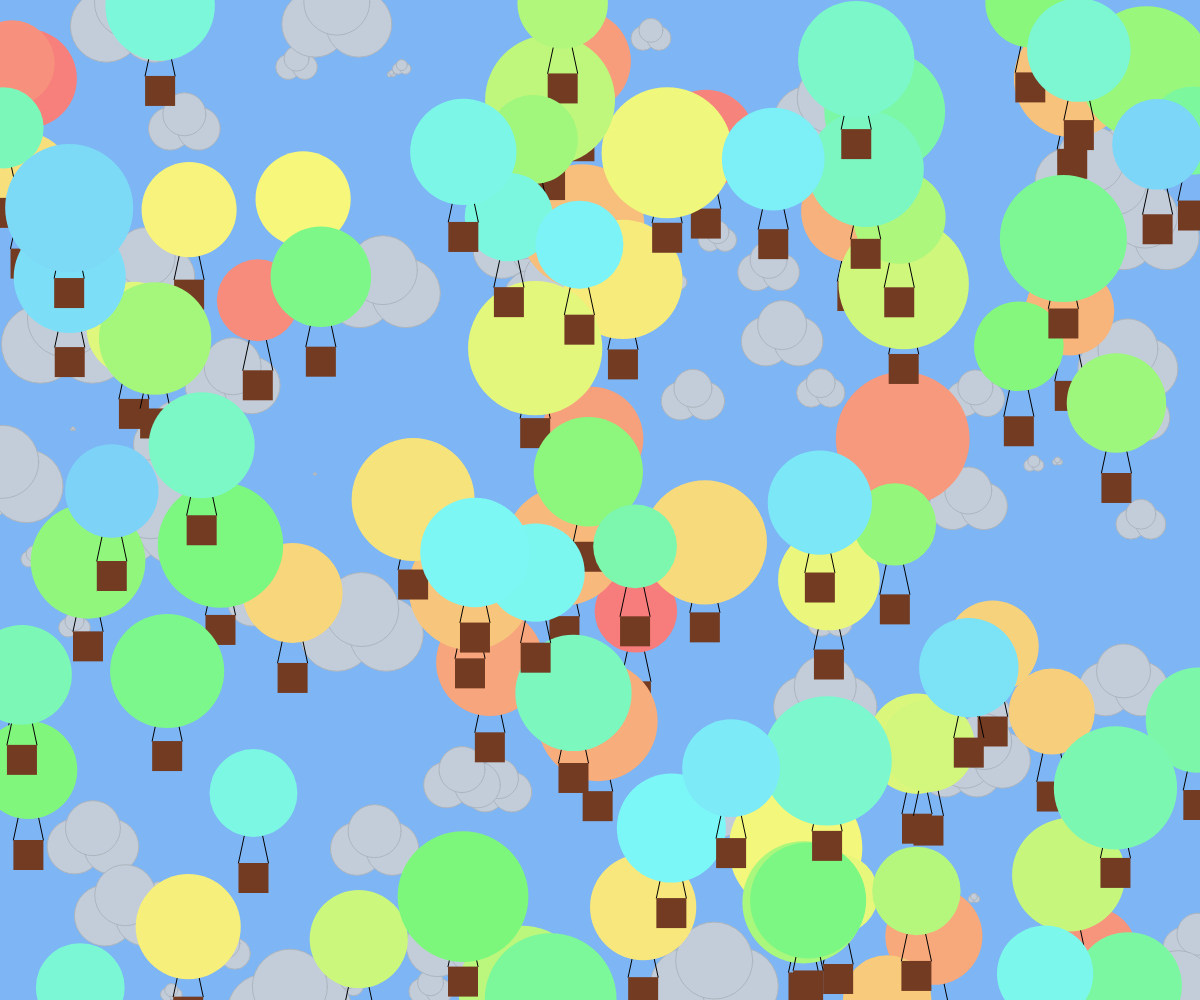
Frame 1 (no input)
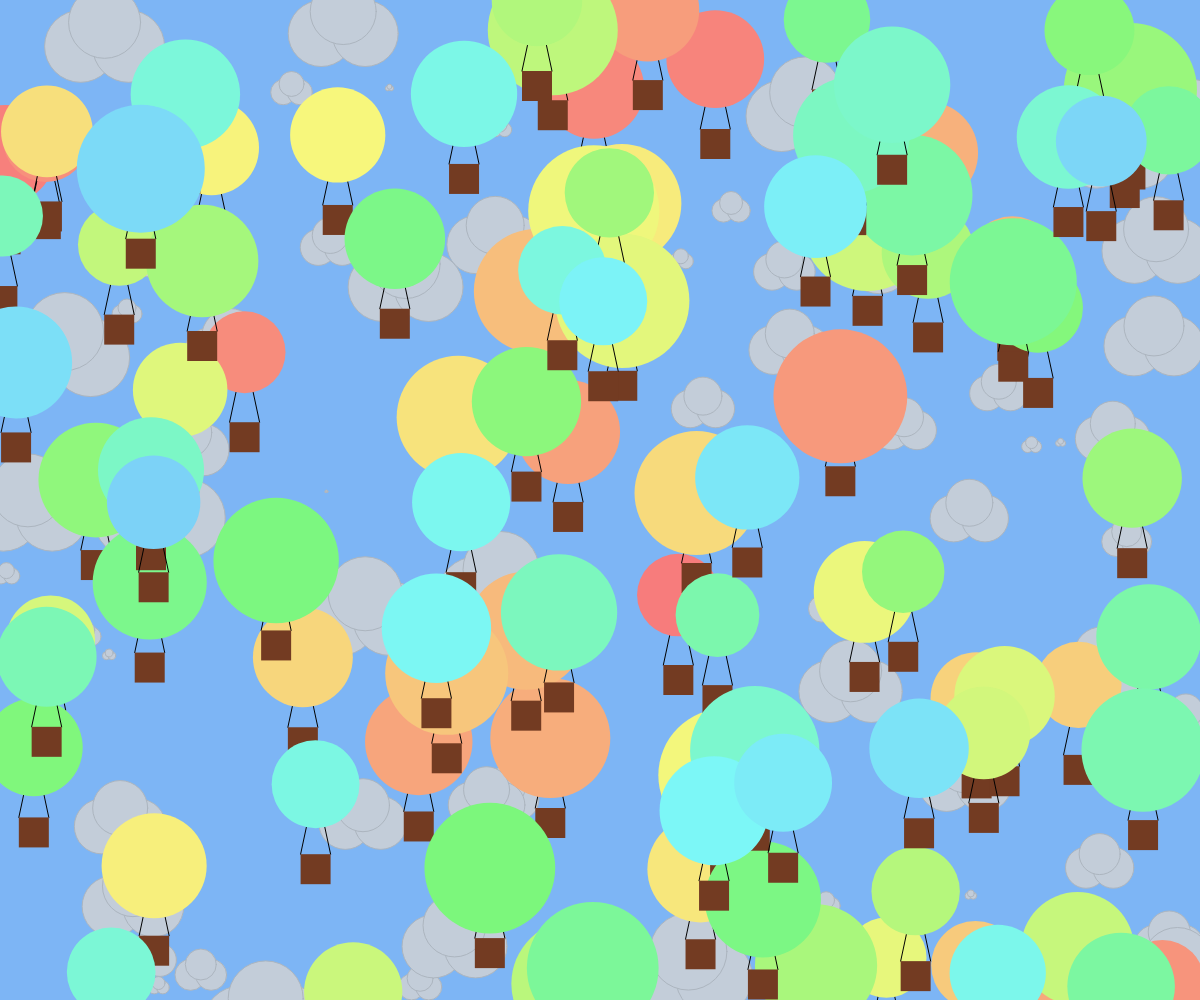
Frame 60 (no input)
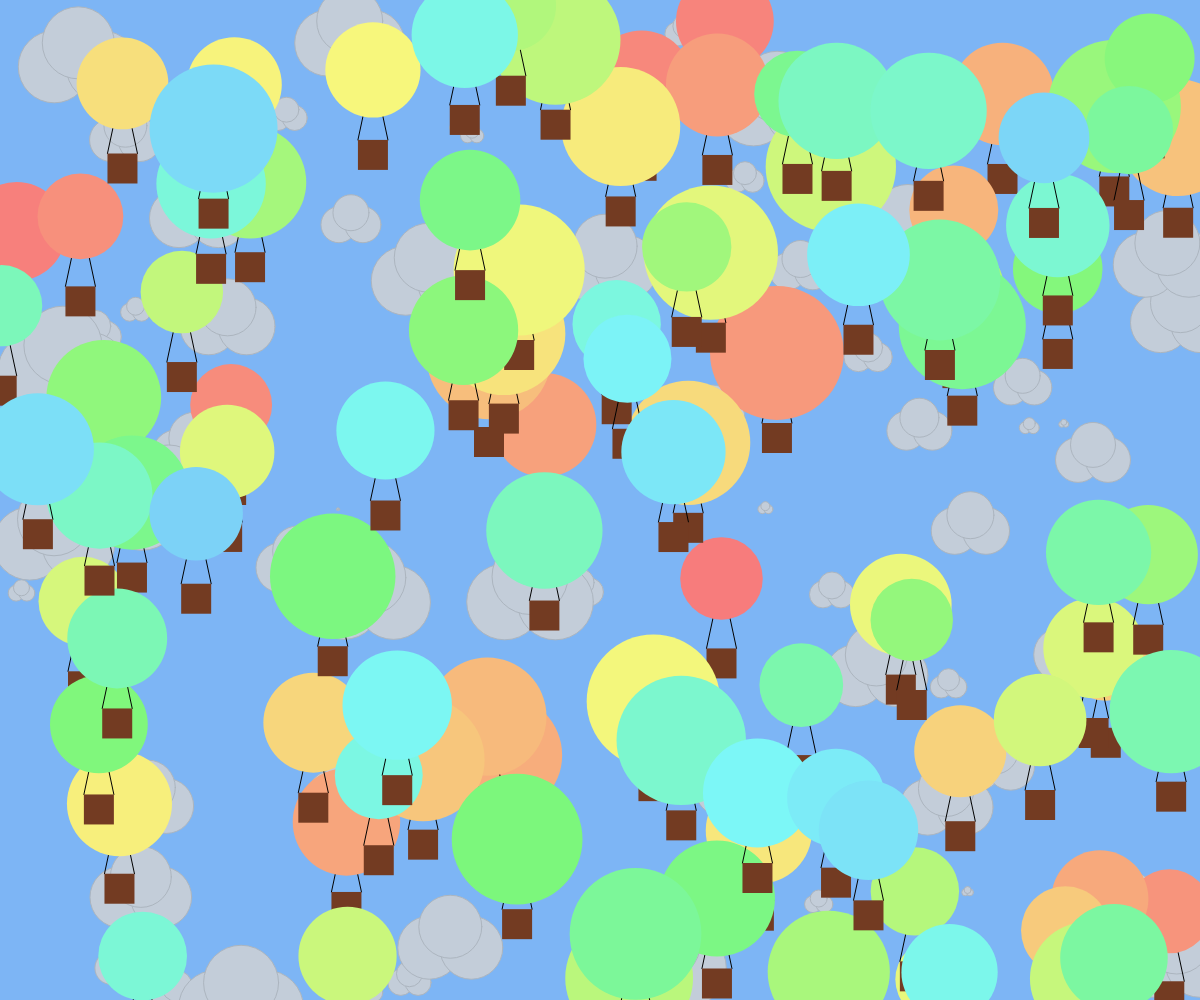
Frame 120 (the mouse pressed at the canvas centre since frame 60)

The p5.js sketch that drew these frames (run headless with seeded random() and noise() and a simulated clock; from frame 60 on, the mouse is pressed at the canvas centre):

// p5.js sketch
// ── sketch.js
let balloons = [];
let numBalloons = 100;
let clouds = [];
let numClouds = 80;

function setup() {
	createCanvas(windowWidth, windowHeight);
	colorMode(HSB);
	background(212, 29, 96);
	
	//instantiate all of our balloons and clouds
	for(i = 0; i < numClouds; i += 1){
		clouds[i] = new Cloud(i);
	}
	for(i = 0; i < numBalloons; i += 1){
		balloons[i] = new Balloon(i);
	}
}

function draw() {
	background(212, 49, 96);
	
	//clouds move
	for(let i = 0; i < clouds.length; i += 1){
		clouds[i].update();
	}

	//balloons move
	for(let i = 0; i < balloons.length; i += 1) {
		balloons[i].update();
	}
}

class Balloon {
	constructor(i) {
		this.index = i;
		this.x = random(0, width);
		this.y = random(0, height);
		this.velX = random(-1.5, 1.5);
		this.velY = random(-1.5, 1.5);
		this.balloonSize = random(80, 135);
	}
	
	update() {
		//motion stuff
		this.x = this.x + this.velX;
		this.y = this.y + this.velY;
		
		if(this.x < 0 || this.x > width) {
			this.velX = this.velX * -1;
		}
		
		if(this.y < 0 || this.y > height) {
			this.velY = this.velY * -1;
		}
		
		//lines connecting basket
		stroke(0, 0, 0);
		strokeWeight(1);
		line(this.x, this.y, this.x - 15, this.y + 70);
		line(this.x, this.y, this.x + 15, this.y + 70);
		
		//circle balloon >> adjust hue based on index
		noStroke();
		fill(this.index / 0.5, 50, 97);
		circle(this.x, this.y, this.balloonSize);
		
		//basket
		fill(18, 70, 45);
		square(this.x - 15, this.y + 70, 30);
	}
}

class Cloud {
	constructor(i) {
		this.index = i;
		this.x = random(0, width);
		this.y = random(0, height);
		this.velX = random(-0.5, 0.5);
		this.velY = random(-0.5, 0.5);
	}
	
	update() {
		//motion stuff
		this.x = this.x + this.velX;
		this.y = this.y + this.velY;
		
		if(this.x < 0 || this.x > width) {
			this.velX = this.velX * -1;
		}
		
		if(this.y < 0 || this.y > height) {
			this.velY = this.velY * -1;
		}
		
		//clouds >> adjust size based on index
		fill(212, 10, 85);
		stroke(212, 10, 75);
		circle(this.x - (this.index / 3), this.y + (this.index / 3), this.index);
		circle(this.x + (this.index / 3), this.y + (this.index / 3), this.index);
		circle(this.x, this.y, this.index);
		
		//i wish the clouds could be randomly generated like you get with a loop
		//but it still looks like static when i do it
		//possible solution: many arrays where instantiated objects are little circles?
	}
}
